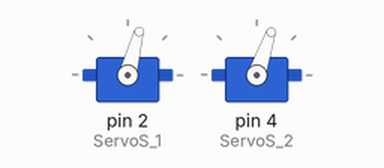
Simulated run of this sketch. Board: Arduino Uno, built with avr-gcc and run on an emulated ATmega328P. Shown: 2 × servo.

Above: at 0.15 s.
At 39.57 s:
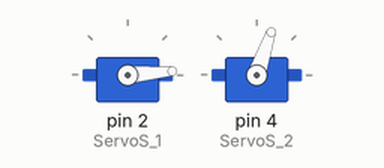
Timing chart, 0 to 40.0 s (numbered marks = the images above):
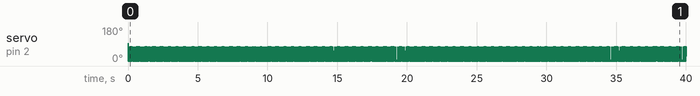

The sketch:

inverse_kinematics.ino
```cpp
/*
This program controls a robot arm like that discussed at the link below.
http://projectsfromtech.blogspot.com/2013/09/simple-arduino-robot-arm-from-9-gram.html

Position is calculated using simple inverse kinematics based on high school trig

Setup:
* Change arm constants to match physical setup (distance between pivot points in cm)
* Change servo correction factors to match physical setup
* Change origin correction factors to match desired origin

Use:
* Enter (x,y) coordinates in FixCoordinate(x,y). Distances are in cm and are measured from origin
* Call CalculateServoAngles()
* Call MoveArm()

Author: Matthew
http://projectsfromtech.blogspot.com/
9/2/2013

*/


#include <Servo.h>

Servo ServoS_1;      // Joint at base
Servo ServoS_2;      // Elbow between a and b

// Servo Angles
float ServoS_1_Angle = 90;
float ServoS_2_Angle = 90;

// Define arm Constants
const float a = 10.4;      // lower joint length (cm)
const float b = 10.4;      // upper joint length (cm)

// Correction factors to align servo values with their respective axis
const float S_1_CorrectionFactor = -10;     // Align arm "a" with the horizontal when at 0 degrees
const float S_2_CorrectionFactor = -77;     // Align arm "b" with arm "a" when at 0 degrees

// Correction factor to shift origin out to edge of the mount
const float X_CorrectionFactor = 0;       // X direction correction factor (cm)
const float Y_CorrectionFactor = 0;       // Y direction correction factor (cm)

// Angle Variables
float A;            //Angle oppposite side a (between b and c)
float B;            //Angle oppposite side b
float C;            //Angle oppposite side c
float theta;        //Angle formed between line from origin to (x,y) and the horizontal

// Distance variables
float x;            // x position (cm)
float y;            // y position (cm)
float c;            // Hypotenuse legngth in cm
const float pi = M_PI;  //Store pi in a less annoying format

//===================================================================================

void setup()
{
  ServoS_1.attach(2);             // Attach servos
  ServoS_2.attach(4);
  Serial.begin(9600);             // -For debugging
}
//--------------------------------------------------------------


double xdata[36] = {0.000000, 0.173643, 0.342010, 0.499987, 0.642772, 0.766028, 0.866010, 0.939680, 0.984801, 1.000000, 0.984817, 0.939712, 0.866056, 0.766087, 0.642843, 0.500067, 0.342098, 0.173734, 0.000093, -0.173552, -0.341923, -0.499906, -0.642701, -0.765968, -0.865964, -0.939649, -0.984785, -1.000000, -0.984833, -0.939744, -0.866103, -0.766147, -0.642914, -0.500147, -0.342185, -0.173826};
double ydata[36] = {1.000000, 0.984809, 0.939696, 0.866033, 0.766058, 0.642807, 0.500027, 0.342054, 0.173689, 0.000046, -0.173597, -0.341967, -0.499947, -0.642736, -0.765998, -0.865987, -0.939664, -0.984793, -1.000000, -0.984825, -0.939728, -0.866079, -0.766117, -0.642878, -0.500107, -0.342141, -0.173780, -0.000139, 0.173506, 0.341880, 0.499866, 0.642665, 0.765939, 0.865940, 0.939633, 0.984776};
void loop()
{
  int i;
  int circle_radius = 20;
  for (i = 0; i < 36; i++)
  {
    FixCoordinates(xdata[i] * circle_radius, ydata[i] * circle_radius);           // Enter coordinates of point.
    CalculateServoAngles();           // Calculate necessary angles of servos
    MoveArm();                        // Move arm to new position
    delay(1);
  }
}

//====================================================================================

// Get x and y measured from the bottom of the base. Function corrects for offset
void FixCoordinates(float x_input, float y_input)
{
 x = x_input + X_CorrectionFactor;
 y = y_input + Y_CorrectionFactor;
}

// Calculate necessary servo angles to move arm to desired points
void CalculateServoAngles()
{
  c = sqrt( sq(x) + sq(y) );                                            // pythagorean theorem
  B = (acos( (sq(b) - sq(a) - sq(c))/(-2*a*c) )) * (180/pi);            // Law of cosines: Angle opposite upper arm section
  C = (acos( (sq(c) - sq(b) - sq(a))/(-2*a*b) )) * (180/pi);            // Law of cosines: Angle opposite hypotenuse
  theta = (asin( y / c )) * (180/pi);                                   // Solve for theta to correct for lower joint's impact on upper joint's angle
  ServoS_1_Angle = B + theta + S_1_CorrectionFactor;                    // Find necessary angle. Add Correction
  ServoS_2_Angle = C + S_2_CorrectionFactor;                            // Find neceesary angle. Add Correction

}

// Update the servos
void MoveArm()
{
  ServoS_1.write(ServoS_1_Angle);              // Move joint to desired position
  ServoS_2.write(ServoS_2_Angle);              // Move joint to desired position
}
```

inverse_kinematicsV3.ino
```cpp
#include <stdio.h>
#include <math.h>
//#include <Servo.h>

//Servo arm1, arm2;

void ik_calc(double x, double y, double *angle1, double *angle2)
{
  double link1 = 103.67;
  double link2 = 103.67;
  double b, q1, q2;

  b = (x*x) + (y*y);
  q1 = atan2(y, x);
  q2 = acos(((link1 * link2) - (link2 * link2) + b)/(2*link1 * sqrt(b)));
  *angle1 = q1 + q2;
  *angle2 = acos(((link1 * link1) + (link2 * link2) - b)/(2*link1 * link2));
}

/*void setup()
{
  arm1.attach(9);
  arm2.attach(10);
}*/

int main(void)
{
  double x, y, rad_conv, theta1, theta2;
  int i;
  int xvals[] = {80, 100, 120};
  int yvals[] = {100, 100, 100};
  rad_conv = 57.296;
  int alen;
  alen = sizeof(xvals)/sizeof(xvals[0]);

  printf("x1_deg\t x1_rad\t x2_deg\t x2_rad\n");
  for (i = 0; i <alen ; i++)
  {
    x = xvals[i];
    y = yvals[i];
    ik_calc(x, y, &theta1, &theta2);


    printf("%f\t %f\t %f\t %f\n", (theta1 * rad_conv) - 50, theta1, 180 - (theta2 * rad_conv), theta2);
  }
}
```
